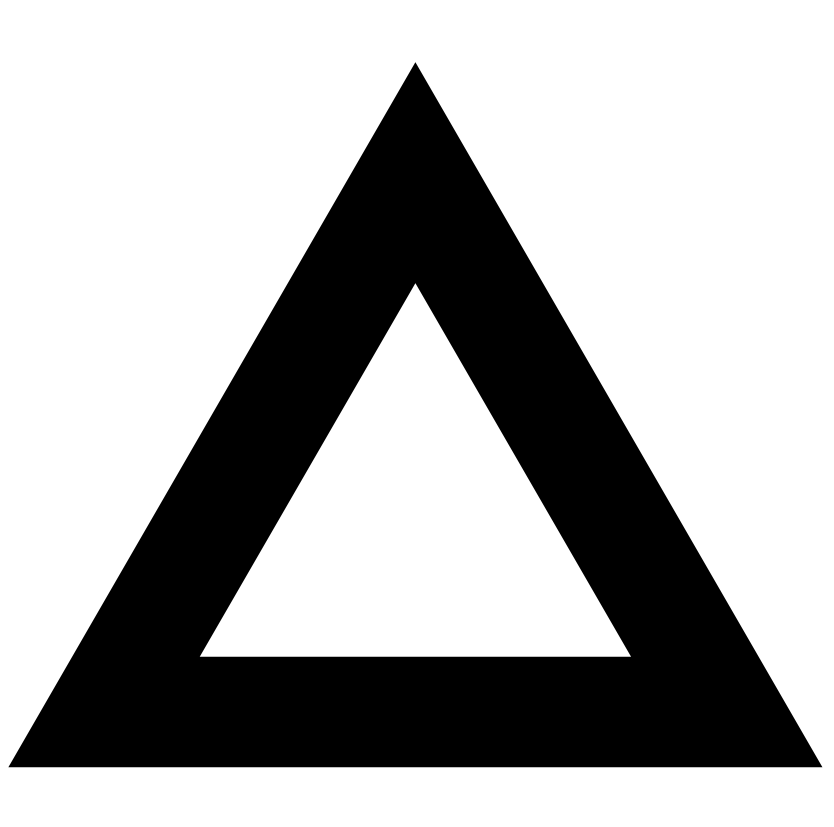
#> input picture tria.jpeg, 5000 x 4961 px (shown at 1/6 size)
$ python main.py
#> lines starting #> are read from the running program, lines starting #| are printed output that depends on the picture
#Import Libraries
#Import Libraries
from PIL import Image
import matplotlib.pyplot as plt
from meshio import stl

from scipy.ndimage import zoom
from PIL import Image
import numpy as np

#Read image
img=Image.open('tria.jpeg')
#> img is the input picture: PIL image 5000x4961 RGB; min 0, max 255, mean 178.6
#show image
#plt.imshow(img)
#plt.show()


small_img=img.resize((8,8),Image.BILINEAR)
#resize
o_size=(8,8) #output size
res=small_img.resize(o_size,Image.NEAREST)
#save image
res.save('mario_8x8.jpg')
#display image
plt.imshow(res)
plt.show()
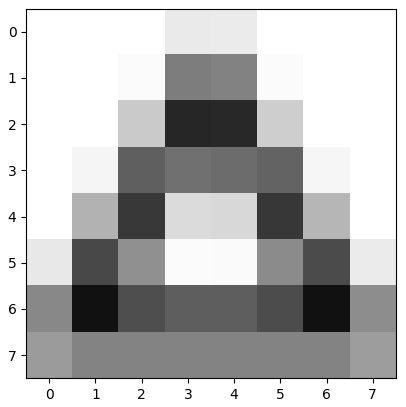
#> figure drawn by matplotlib, 1 panel

from PIL import Image
img = Image.open('mario_8x8.jpg').convert('L')
img.save('greyscale_8x8.jpg')

import cv2
import numpy

img=cv2.imread('greyscale_8x8.jpg')

img = cv2.threshold(img, 127, 255, cv2.THRESH_BINARY)[1]
cv2.imwrite("black-white.jpg", img)

img = Image.open("black-white.jpg")
np_img = numpy.array(img)

print(np_img.shape)
#| (8, 8, 3)


##
from PIL import Image
import numpy as np

img = Image.open("black-white.jpg").convert('L')

np_img = np.array(img)
np_img = ~np_img  # invert B&W
np_img[np_img > 0] = 1

print(np_img)
#| [[1 0 1 0 0 1 0 1]
#|  [0 1 0 1 1 0 1 0]
#|  [0 1 1 1 1 1 1 0]
#|  [0 0 1 1 1 1 0 0]
#|  [0 1 1 0 0 1 1 0]
#|  [0 1 0 0 0 0 1 0]
#|  [0 1 1 1 1 1 1 0]
#|  [0 1 0 0 0 0 1 0]]

Array = np_img

# Displaying the array
print('Array:\n', Array)
#| Array:
#|  [[1 0 1 0 0 1 0 1]
#|  [0 1 0 1 1 0 1 0]
#|  [0 1 1 1 1 1 1 0]
#|  [0 0 1 1 1 1 0 0]
#|  [0 1 1 0 0 1 1 0]
#|  [0 1 0 0 0 0 1 0]
#|  [0 1 1 1 1 1 1 0]
#|  [0 1 0 0 0 0 1 0]]
file = open("file1.txt", "w+")

# Saving the array in a text file
content = str(Array)
file.write(content)
file.close()

#  Slicing of STL file to obtain layers of the object and saving it in a text file

$ run again, with cir.jpg copied over tria.jpeg
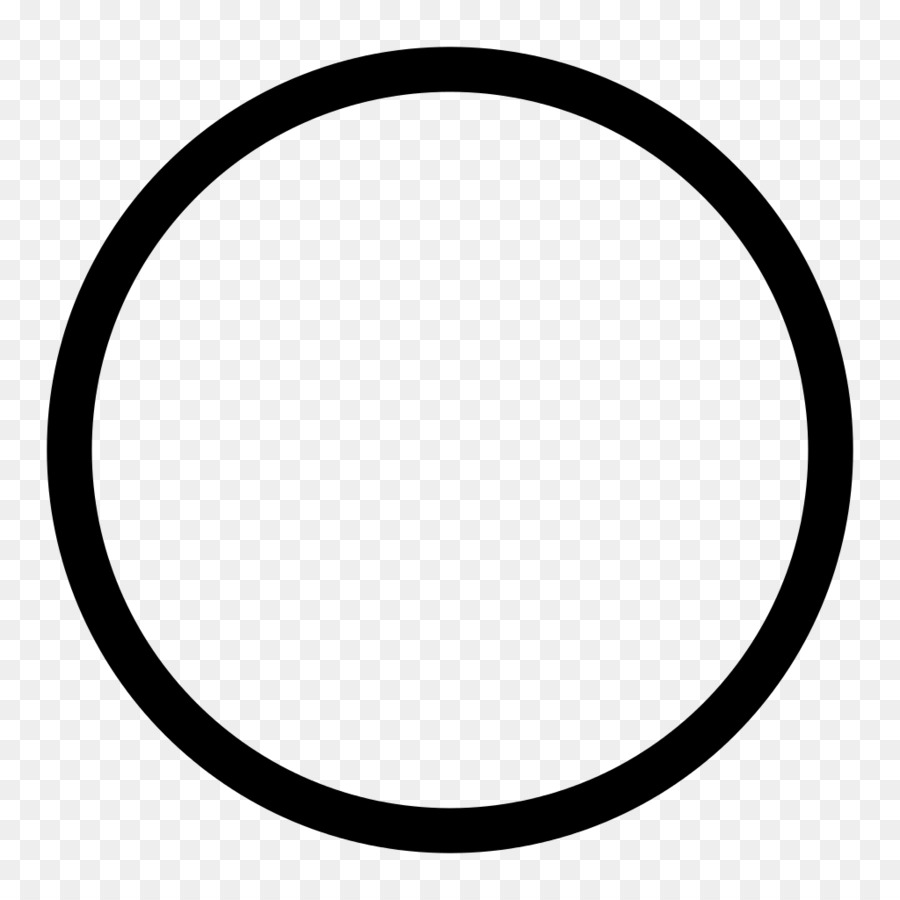
#> input picture cir.jpg, 900 x 900 px
#> img is the input picture: PIL image 900x900 RGB; min 0, max 255, mean 213.7
#> `plt.show()`:
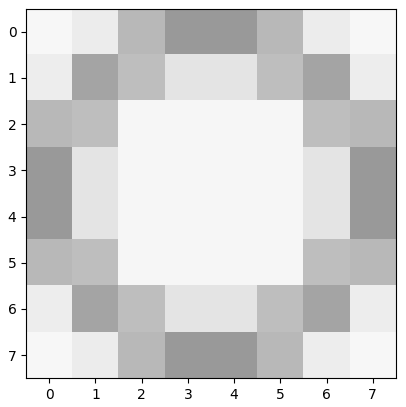
#> figure drawn by matplotlib, 1 panel
#| (8, 8, 3)
#| [[0 0 0 0 0 0 0 0]
#|  [0 0 0 0 0 0 0 0]
#|  [0 0 0 0 0 0 0 0]
#|  [0 0 0 0 0 0 0 0]
#|  [0 0 0 0 0 0 0 0]
#|  [0 0 0 0 0 0 0 0]
#> (further printed lines are left out)
#| Array:
#|  [[0 0 0 0 0 0 0 0]
#|  [0 0 0 0 0 0 0 0]
#|  [0 0 0 0 0 0 0 0]
#|  [0 0 0 0 0 0 0 0]
#|  [0 0 0 0 0 0 0 0]
#> (further printed lines are left out)

$ run again, with mario_8x8.png saved as tria.jpeg
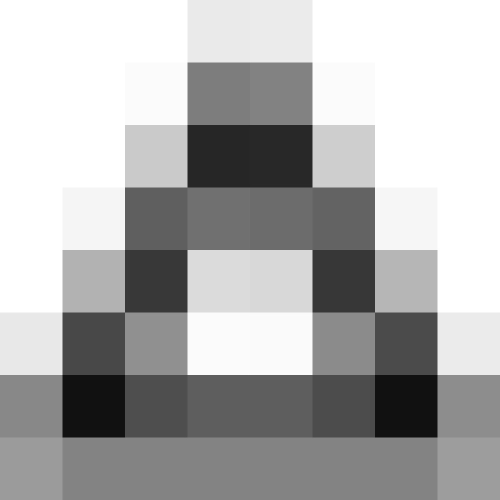
#> input picture mario_8x8.png, 1000 x 1000 px (shown at 1/2 size)
#> img is the input picture: PIL image 1000x1000 RGB; min 11, max 255, mean 176
#> `plt.show()`:
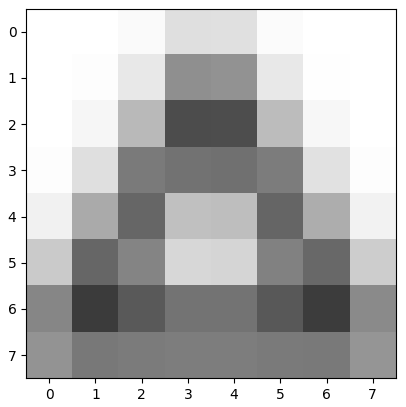
#> figure drawn by matplotlib, 1 panel
#| (8, 8, 3)
#| [[0 1 0 0 0 1 0 0]
#|  [0 1 0 1 0 0 1 0]
#|  [1 0 0 1 1 0 0 1]
#|  [0 0 1 1 1 1 0 0]
#|  [1 0 1 1 0 1 1 0]
#|  [0 1 1 0 0 1 1 1]
#> (further printed lines are left out)
#| Array:
#|  [[0 1 0 0 0 1 0 0]
#|  [0 1 0 1 0 0 1 0]
#|  [1 0 0 1 1 0 0 1]
#|  [0 0 1 1 1 1 0 0]
#|  [1 0 1 1 0 1 1 0]
#> (further printed lines are left out)
